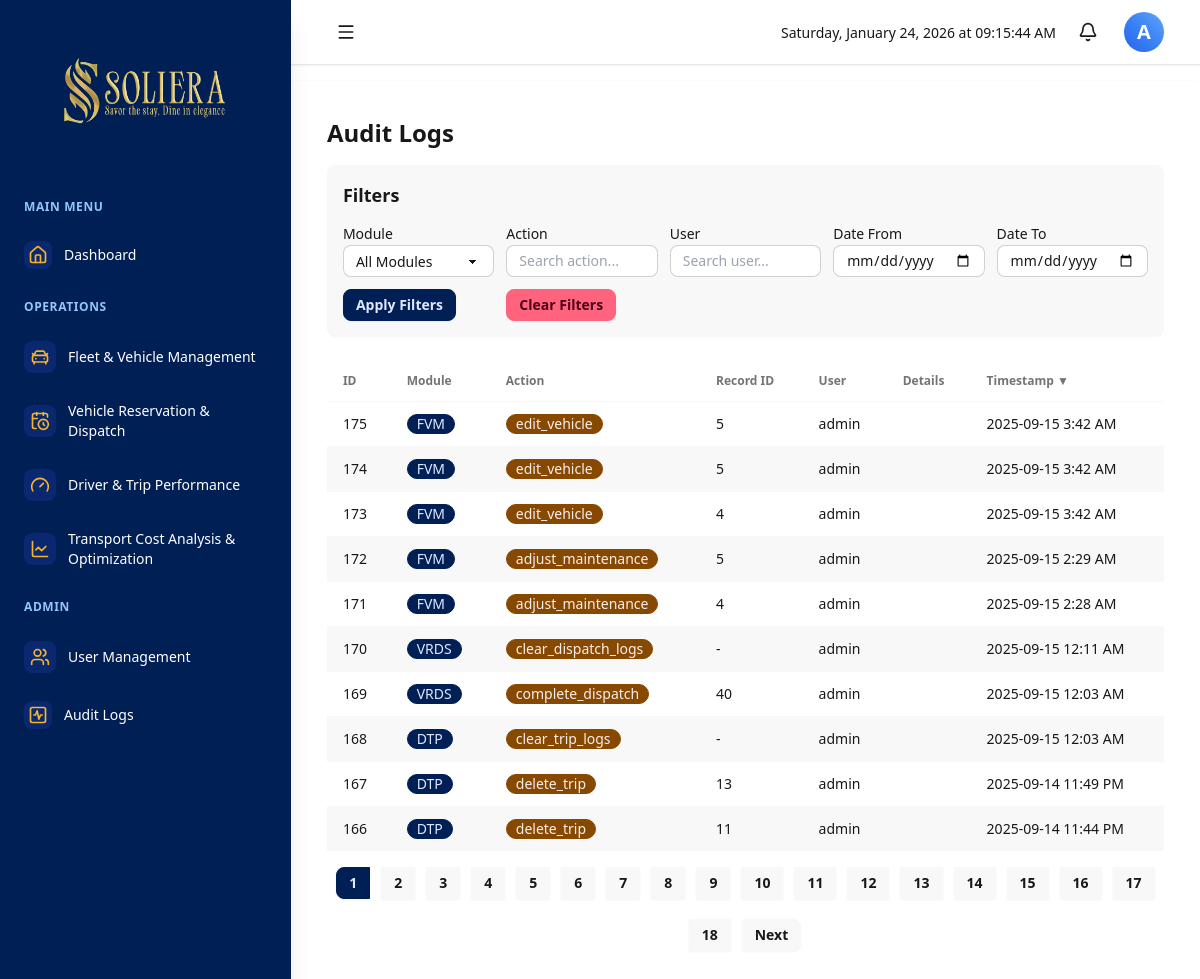
Before: /dashboard.php?module=audit_log (signed in) with the older database file.
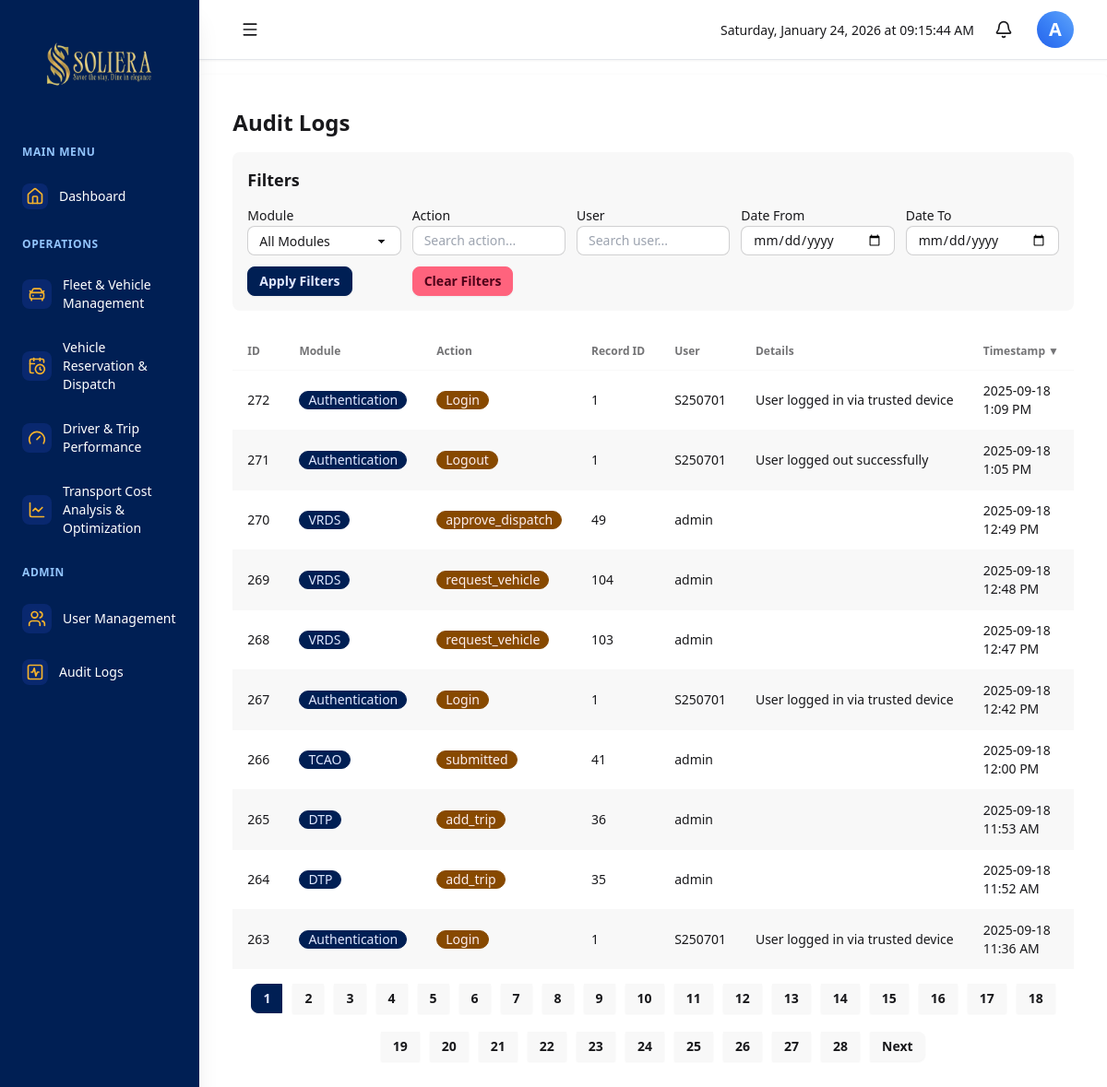
After: the same page with the newer database file.
### tables this page shows
CREATE TABLE `audit_log` (
  `id` int(11) NOT NULL,
  `module` varchar(32) NOT NULL,
  `action` varchar(64) NOT NULL,
  `record_id` int(11) DEFAULT NULL,
  `user` varchar(64) NOT NULL,
  `details` text DEFAULT NULL,
  `timestamp` datetime DEFAULT current_timestamp()
);

### modules/audit_log.php (the view, shortened to what the changed rows need)
<?php
require_once __DIR__ . '/../includes/functions.php';
function audit_log_view()
{
    global $conn;
    $limit = 10;
    $page = isset($_GET['page']) && is_numeric($_GET['page']) ? (int)$_GET['page'] : 1;
    $sortBy = isset($_GET['sort_by']) ? $_GET['sort_by'] : 'timestamp';
    $sortOrder = isset($_GET['sort_order']) ? $_GET['sort_order'] : 'DESC';
    $toggleSortOrder = ($sortOrder === 'ASC') ? 'DESC' : 'ASC';
    $where_conditions = [];
    $where_types = '';
    $where_params = [];
    $where_clause = '';
    $offset = ($page - 1) * $limit;
    $count_query = "SELECT COUNT(*) as total FROM audit_log $where_clause";
    $count_stmt = $conn->prepare($count_query);
    $count_stmt->execute();
    $row = $count_stmt->get_result()->fetch_assoc();
    $total_rows = $row['total'];
    $total_pages = ceil($total_rows / $limit);
    $fetch_query = "SELECT * FROM audit_log $where_clause ORDER BY $sortBy $sortOrder LIMIT ? OFFSET ?";
    $stmt = $conn->prepare($fetch_query);
    $limit_copy = $limit;
    $offset_copy = $offset;
    if (!empty($where_conditions)) {
        $where_params[] = $limit_copy;
        $where_params[] = $offset_copy;
        $stmt->bind_param($where_types . 'ii', ...$where_params);
    } else {
        $stmt->bind_param('ii', $limit_copy, $offset_copy);
    }
    $stmt->execute();
    $logs = $stmt->get_result()->fetch_all(MYSQLI_ASSOC);
    $query_params = [];
    $filter_string = !empty($query_params) ? '&' . implode('&', $query_params) : '';
    echo '<div class="p-4">';
    echo '<h2 class="text-2xl font-bold mb-4">Audit Logs</h2>';
    echo '<div class="overflow-x-auto">';
    echo '<table class="table table-zebra w-full">';
    echo '<thead><tr>';
    $columns = ['ID', 'Module', 'Action', 'Record ID', 'User', 'Details', 'Timestamp'];
    $column_names = ['id', 'module', 'action', 'record_id', 'user', 'details', 'timestamp'];
    foreach ($columns as $index => $col) {
        $col_name = $column_names[$index];
        $current_sort_order = ($sortBy === $col_name) ? $toggleSortOrder : 'ASC';
        $sort_icon = '';
        if ($sortBy === $col_name) {
            $sort_icon = ($sortOrder === 'ASC') ? ' ▲' : ' ▼';
        }
        $sort_link = "dashboard.php?module=audit_log&sort_by=$col_name&sort_order=$current_sort_order$filter_string";
        echo "<th class='cursor-pointer hover:bg-base-300'><a href='$sort_link'>$col$sort_icon</a></th>";
    }
    echo '</tr></thead><tbody>';
    if (empty($logs)) {
        echo '<tr><td colspan="7" class="text-center text-gray-500">No logs found</td></tr>';
    } else {
        foreach ($logs as $log) {
            $dt = new DateTime($log['timestamp']);
            $formattedTime = $dt->format('Y-m-d g:i A');
            echo '<tr>';
            echo '<td>' . htmlspecialchars($log['id']) . '</td>';
            echo '<td><span class="badge badge-primary">' . htmlspecialchars($log['module']) . '</span></td>';
            echo '<td><span class="badge badge-secondary">' . htmlspecialchars($log['action']) . '</span></td>';
            echo '<td>' . htmlspecialchars($log['record_id'] ?? '-') . '</td>';
            echo '<td>' . htmlspecialchars($log['user']) . '</td>';
            echo '<td class="max-w-xs truncate" title="' . htmlspecialchars($log['details'] ?? '') . '">' . htmlspecialchars(substr($log['details'] ?? '', 0, 50)) . '</td>';
            echo '<td>' . htmlspecialchars($formattedTime) . '</td>';
            echo '</tr>';
        }
    }
    echo '</tbody></table>';
    echo '</div>';
    $sort_params = 'sort_by=' . urlencode($sortBy) . '&sort_order=' . urlencode($sortOrder);
    echo '<div class="flex flex-wrap justify-center mt-4 gap-x-3 gap-y-5 join">';
    for ($i = 1; $i <= $total_pages; $i++) {
        $active = ($i == $page) ? 'btn-primary' : '';
        echo '<a href="dashboard.php?module=audit_log&page=' . $i . '&' . $sort_params . $filter_string . '" class="join-item btn btn-sm ' . $active . '">' . $i . '</a>';
    }
    if ($page < $total_pages) {
        echo '<a href="dashboard.php?module=audit_log&page=' . ($page + 1) . '&' . $sort_params . $filter_string . '" class="join-item btn btn-sm">Next</a>';
    }
    echo '</div>';
    echo '</div>';
}

Changed rows visible on the page:
no longer on this page (row unchanged): audit_log: id "175", module "FVM", action "edit_vehicle", record "5", user "admin", timestamp "2025-09-15 3:42 AM"
no longer on this page (row unchanged): audit_log: id "174", module "FVM", action "edit_vehicle", record "5", user "admin", timestamp "2025-09-15 3:42 AM"
no longer on this page (row unchanged): audit_log: id "173", module "FVM", action "edit_vehicle", record "4", user "admin", timestamp "2025-09-15 3:42 AM"
no longer on this page (row unchanged): audit_log: id "172", module "FVM", action "adjust_maintenance", record "5", user "admin", timestamp "2025-09-15 2:29 AM"
no longer on this page (row unchanged): audit_log: id "171", module "FVM", action "adjust_maintenance", record "4", user "admin", timestamp "2025-09-15 2:28 AM"
no longer on this page (row unchanged): audit_log: id "170", module "VRDS", action "clear_dispatch_logs", record "-", user "admin", timestamp "2025-09-15 12:11 AM"
no longer on this page (row unchanged): audit_log: id "169", module "VRDS", action "complete_dispatch", record "40", user "admin", timestamp "2025-09-15 12:03 AM"
no longer on this page (row unchanged): audit_log: id "168", module "DTP", action "clear_trip_logs", record "-", user "admin", timestamp "2025-09-15 12:03 AM"
no longer on this page (row unchanged): audit_log: id "167", module "DTP", action "delete_trip", record "13", user "admin", timestamp "2025-09-14 11:49 PM"
no longer on this page (row unchanged): audit_log: id "166", module "DTP", action "delete_trip", record "11", user "admin", timestamp "2025-09-14 11:44 PM"
added audit_log: id "272", module "Authentication", action "Login", record "1", user "S250701", details "User logged in via trusted device", timestamp "2025-09-18 1:09 PM"
added audit_log: id "271", module "Authentication", action "Logout", record "1", user "S250701", details "User logged out successfully", timestamp "2025-09-18 1:05 PM"
added audit_log: id "270", module "VRDS", action "approve_dispatch", record "49", user "admin", timestamp "2025-09-18 12:49 PM"
added audit_log: id "269", module "VRDS", action "request_vehicle", record "104", user "admin", timestamp "2025-09-18 12:48 PM"
added audit_log: id "268", module "VRDS", action "request_vehicle", record "103", user "admin", timestamp "2025-09-18 12:47 PM"
added audit_log: id "267", module "Authentication", action "Login", record "1", user "S250701", details "User logged in via trusted device", timestamp "2025-09-18 12:42 PM"
added audit_log: id "266", module "TCAO", action "submitted", record "41", user "admin", timestamp "2025-09-18 12:00 PM"
added audit_log: id "265", module "DTP", action "add_trip", record "36", user "admin", timestamp "2025-09-18 11:53 AM"
added audit_log: id "264", module "DTP", action "add_trip", record "35", user "admin", timestamp "2025-09-18 11:52 AM"
added audit_log: id "263", module "Authentication", action "Login", record "1", user "S250701", details "User logged in via trusted device", timestamp "2025-09-18 11:36 AM"
Other visible differences:
new list line: "19"
new list line: "20"
new list line: "21"
new list line: "22"
new list line: "23"
new list line: "24"
new list line: "25"
new list line: "26"
new list line: "27"
new list line: "28"
